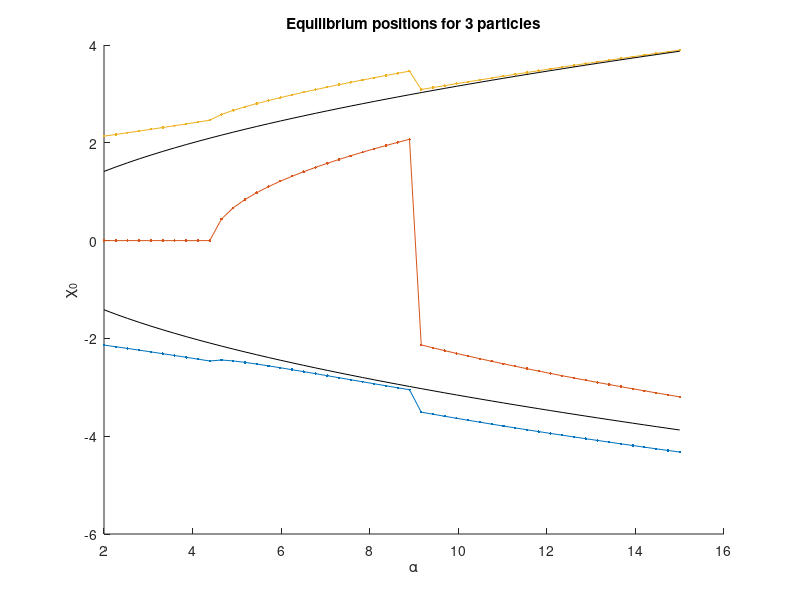

MATLAB code for this plot: (Note: this script raises an error after producing the figure.)
clc
clear all

disp('3 particle tunneling splitting calculation.')
tic
%% 3 particle Equilibrium positions

Nx      = 50;
Nx^3
alpha   = linspace(2, 15, Nx);
eta     = 20;
Eq_Pos  = [];
Beta    = 10^-5;

Eq_pos_3 = [];

for i = 1:Nx
    a = alpha(i);
    Potential = @(x) 0.25 * (x(1)^2 - a)^2 + 0.25 * (x(2)^2 - a)^2 + 0.25 * (x(3)^2 - a)^2 + eta/abs(x(1) - x(2)) + eta/abs(x(1) - x(3)) + eta/abs(x(2) - x(3));
    % options = optimset('Display','iter','PlotFcns',@optimplotfval, 'TolFun', 1e-8, 'TolX', 1e-8);
   options = optimset('TolFun', 1e-12, 'TolX', 1e-12, 'MaxFunEvals', 10^6, 'MaxIter', 10^6);
    x_start = [-sqrt(a)-1 -sqrt(a)+1 sqrt(a)];
    [x0, fval0] = fminsearch(Potential, x_start, options);
    Eq_pos_3(i, :) = x0;
    FuncVal(i) = fval0;
end

disp('Done with 3 particles')

figure(1)
clf(figure(1))
hold on
title('Equilibrium positions for 3 particles')
xlabel('\alpha')
ylabel('\chi_0')
plot(alpha, Eq_pos_3(:, 1), '.-', 'DisplayName', '1st particle')
plot(alpha, Eq_pos_3(:, 2), '.-', 'DisplayName', '2nd particle')
plot(alpha, Eq_pos_3(:, 3), '.-', 'DisplayName', '3rd particle')
plot(alpha, sqrt(alpha), 'k')
plot(alpha, -sqrt(alpha), 'k')
yline(0)
legend
hold off


figure(2)
clf(figure(2))
hold on
title('Value of the minima of the function')
xlabel('\alpha')
ylabel('Fvals')
plot(alpha, FuncVal,                  'DisplayName', 'Function value')
% plot(alpha, (Eq_pos - sqrt(alpha)))
set(gca, 'Yscale', 'log')
yline(min(FuncVal))
hold off

%%

XMin    = -10;
XMax    = 10;


x = linspace(XMin, XMax, Nx);
dx = x(2) - x(1);

K = -1/(2 * dx^2);

for i = 1:Nx
    if i == 1
        KineticMtx(i, i)        = -2 * K;
    else
        KineticMtx(i - 1, i)    = 1 * K;
        KineticMtx(i, i - 1)    = 1 * K;
    end


end
KineticMtx = sparse(KineticMtx);

K1      = kron(kron(KineticMtx, speye(Nx)), speye(Nx));
K2      = kron(speye(Nx), kron(KineticMtx, speye(Nx)));
K3      = kron(speye(Nx), kron(speye(Nx), KineticMtx));
KineticMtx = K1 + K2 + K3;

for i = 1:length(alpha)
    PotentialMtx = sparse(zeros(Nx));
    
    U = 0.25 * (x.^2 - alpha(i)).^2;
    PotentialMtx = sparse(diag(U));
    
    U1 = kron(kron(PotentialMtx, speye(Nx)), speye(Nx));
    U2 = kron(speye(Nx), kron(PotentialMtx, speye(Nx)));
    U3 = kron(kron(speye(Nx), speye(Nx)), PotentialMtx);
    PotentialMtx = U1 + U2 + U3;
    
    Hamiltonian = KineticMtx + PotentialMtx;
    
    X_matrix    = sparse(diag(x));
    X1          = kron(X_matrix, kron(speye(Nx), speye(Nx)));
    X2          = kron(speye(Nx), kron(X_matrix, speye(Nx)));
    X3          = kron(kron(speye(Nx), speye(Nx)), X_matrix);
    
    X12 = diag(X1) - diag(X2);
    X13 = diag(X1) - diag(X3);
    X23 = diag(X2) - diag(X3);

    InteractionMtx = eta ./ sqrt(X12.^2 + Beta^2) + eta ./ sqrt(X13.^2 + Beta^2) + eta ./ sqrt(X23.^2 + Beta^2);
    InteractionMtx = sparse(1:Nx^3, 1:Nx^3, InteractionMtx);
    
    Hamiltonian = Hamiltonian + InteractionMtx;
    
    Hamiltonian = (Hamiltonian + Hamiltonian') * 0.5;
    
    Temp_Proj = zeros(Nx^3, 3);
    
    k = 1;
    for j = 1:Nx^3
        if (X12(j) < -eps) && (X23(j) < -eps)
            Temp_Proj(k, :) = [k, j, 1];
            k = k + 1;
        end
    end

    Temp_Proj = Temp_Proj(1:(k-1), :);
    Projector = sparse(Temp_Proj(:, 1), Temp_Proj(:, 2), Temp_Proj(:, 3), k - 1, Nx^3);

    Hamiltonian = Projector * Hamiltonian * Projector';

    [Psi, E]    = eigs(Hamiltonian, 2, 'sa');
    Spectrum    = diag(E);
    dE(i)       = Spectrum(2) - Spectrum(1);
end
%%
toc
figure(3)
%clf(figure(3))
hold on
plot(alpha, dE)
hold off

data(:, 1) = alpha;
data(:, 2) = dE;

name = ['EDSplitting_2_particles_restricted_Nx_' num2str(Nx) '_beta_' num2str(Beta)];
save(name, 'data');



